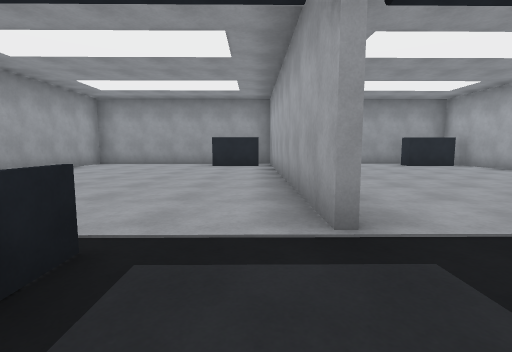
view 1 (above)

17 first-person views from a walk through a scene from a Unity 3-D project. The camera is 1.2 m above the floor, tilts 6° down and sees 85° across. The floor is counted in squares, 2 m on a side. Each view is taken from the middle of a square. On the plan, view 1 faces up. The plan holds only what a view shows up to about 9 squares ahead; the rest is blank. The place goes on beyond the plan. Surface patterns are stand-ins for the level's own textures.

view 2
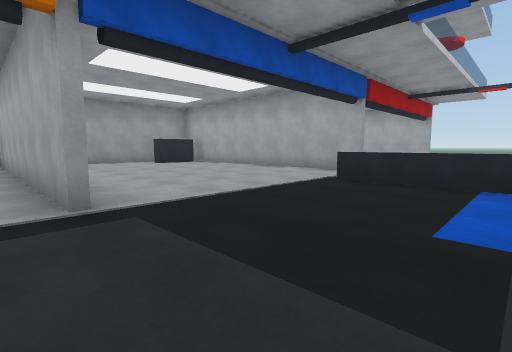

view 3
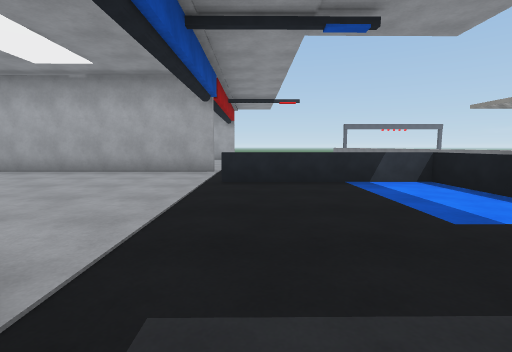

view 4
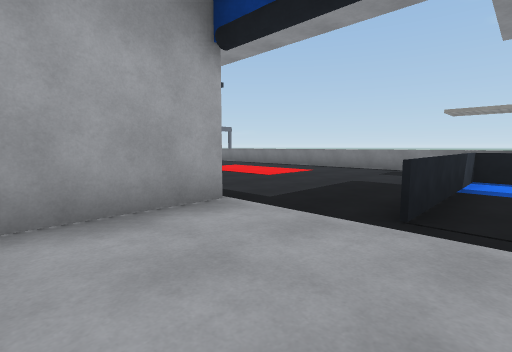

view 5
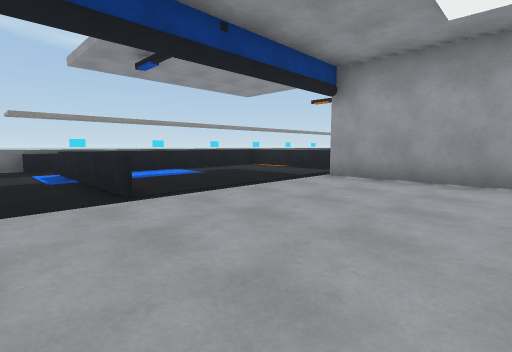

view 6
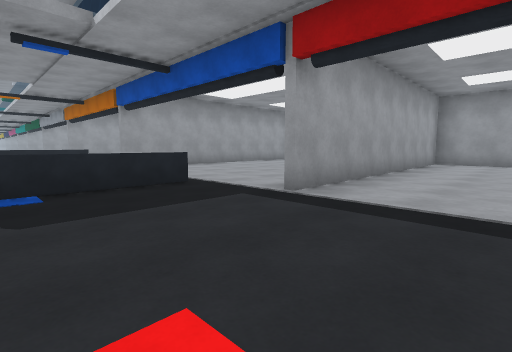

view 7
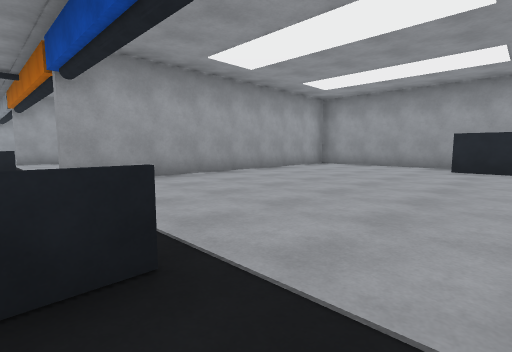

view 8
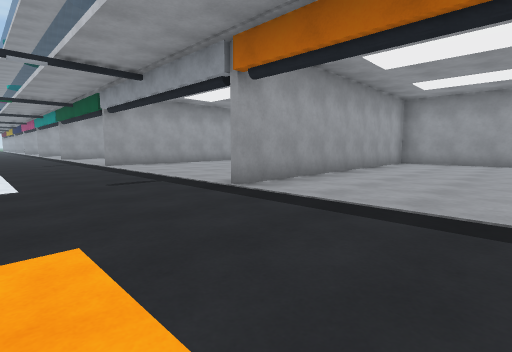

view 9
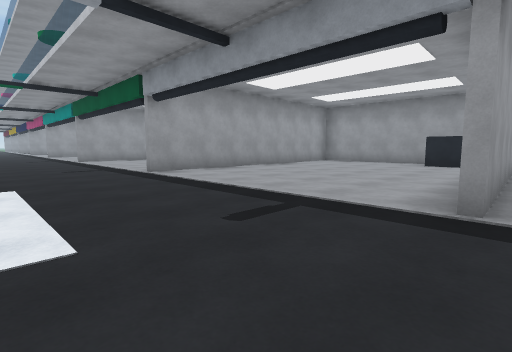

view 10
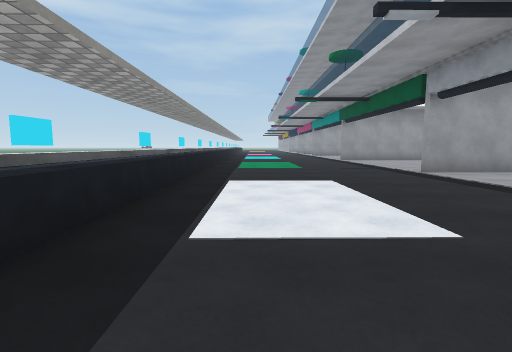

view 11
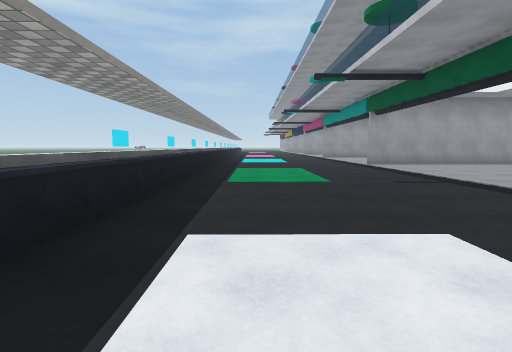

view 12
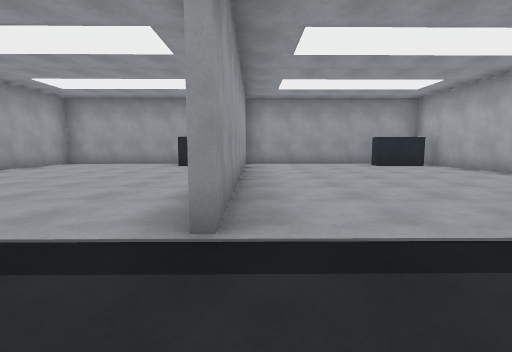

view 13
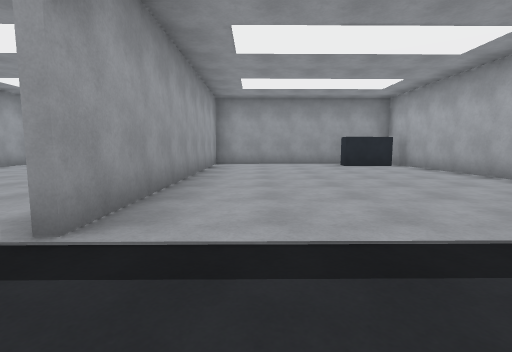

view 14
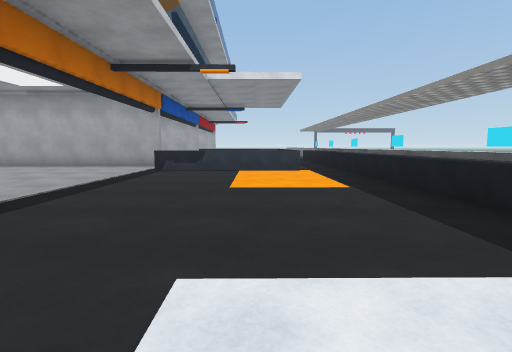

view 15
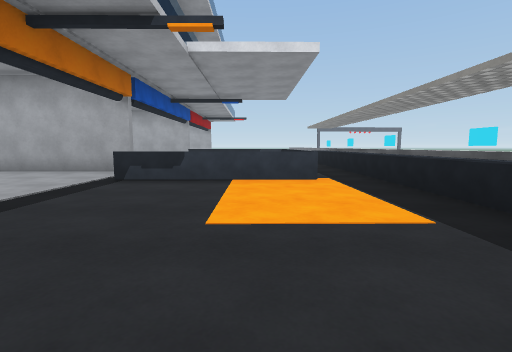

view 16
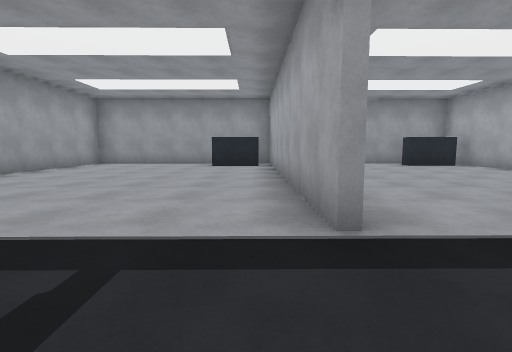

view 17
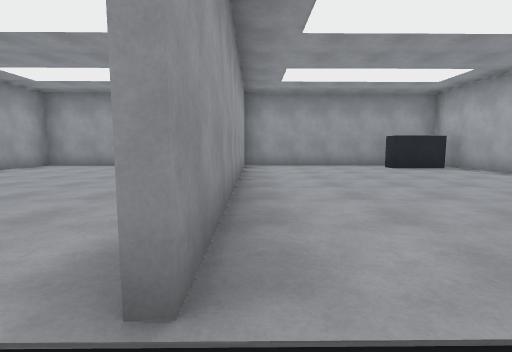

### Floor plan
Points are (right, up) in squares from view 1. A wall is a line through its corners. A room is listed if a view was taken in it or the views show most of it. See-through windows are left out.
Room 1 (views 1, 2, 3, 4, 5)
walls: (6.6, 2) (6.5, 9.1); (0.7, 8.5) (0.7, 1.9); (4.5, 9.7) (1.8, 9.7)
low walls: (-1, 1.6) (-1, -0.9); (-0.7, -2.1) (4.7, -2) (4.7, 1.7)
ways out: opening at (6, 1) to room 2; opening at (0, 2) to room 3
objects: other object (5, 9) to (6, 9)
Room 2 (views 6, 7)
walls: (3.8, -3.6) (4.3, -3.6); (3.4, -3.9) (9.1, -3.8); (8.5, 9.7) (6.7, 9.7) (6.7, 2)
low walls: (4.8, 1.7) (4.8, -2.1); (4.6, -3.2) (5.2, -3.2) (5.2, -3.9)
ways out: opening at (6, 1) to room 1; opening at (4.5, -3) to room 3; opening at (6.5, -4) to room 3
Room 3 (views 8, 9, 10, 11, 12, 13, 14, 15, 16, 17)
walls: (-4.8, -4) (3.4, -3.9); (-7.4, -3.7) (-6.9, -3.7); (-2.9, -3.7) (-2.4, -3.6); (-9.7, -3.7) (-9.2, -3.7); (-5.4, 1.8) (-5.5, 9.1); (-0.7, -3.6) (-0.2, -3.6); (-11.9, -3.7) (-11.4, -3.7); (0.6, 1.9) (0.5, 9.6) (-5.3, 9.6); (-14.2, -3.8) (-13.7, -3.8); (-11.5, 4.9) (-11.5, 9.2); (-16.9, -4.1) (-7.1, -4); (-5.3, 9.2) (-5.3, 1.8); (-9.2, 9.5) (-11.3, 9.5) (-11.3, 1.8); (-17.3, 9.1) (-17.3, 1.7)
low walls: (-5.6, -3.3) (3.1, -3.2); (-1, -2.2) (-1.1, 1.5); (-15.6, -3.4) (-6.3, -3.3)
ways out: opening at (0, 2) to room 1; opening at (4.5, -3) to room 2; opening at (6.5, -4) to room 2
objects: other object (-13, 9) to (-12, 9); other object (-7, 9) to (-6, 9); other object (-1, 9) to (0, 9)

Where each view was taken, in squares from view 1:
view 1: 0 up, 0 right, facing up
view 2: 1 down, 0 right, facing up-right
view 3: 1 up, 0 right, facing right
view 4: 4 up, 4 right, facing down-right
view 5: 5 up, 6 right, facing down-left
view 6: 1 down, 9 right, facing up-left
view 7: 1 up, 6 right, facing up-left
view 8: 1 down, 2 left, facing up-left
view 9: 1 down, 5 left, facing up-left
view 10: 2 down, 5 left, facing left
view 11: 2 down, 8 left, facing left
view 12: 0 up, 11 left, facing up
view 13: 0 up, 16 left, facing up
view 14: 1 down, 8 left, facing right
view 15: 1 down, 6 left, facing right
view 16: 0 up, 6 left, facing up
view 17: 1 up, 5 left, facing up
